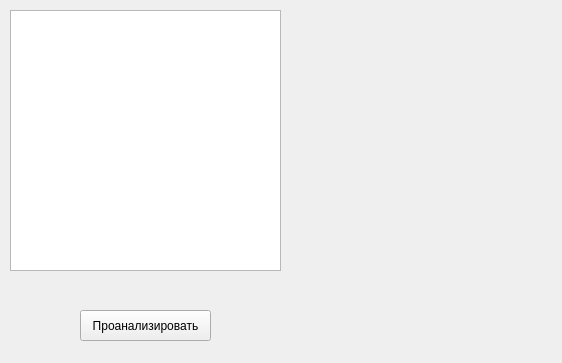
<?xml version="1.0" encoding="UTF-8"?>
<ui version="4.0">
 <class>MainWindow</class>
 <widget class="QMainWindow" name="MainWindow">
  <property name="geometry">
   <rect>
    <x>0</x>
    <y>0</y>
    <width>562</width>
    <height>363</height>
   </rect>
  </property>
  <property name="windowTitle">
   <string>Анализ кода</string>
  </property>
  <widget class="QWidget" name="centralWidget">
   <widget class="QPlainTextEdit" name="plainTextEdit">
    <property name="geometry">
     <rect>
      <x>10</x>
      <y>10</y>
      <width>271</width>
      <height>261</height>
     </rect>
    </property>
   </widget>
   <widget class="QPushButton" name="analyseButton">
    <property name="geometry">
     <rect>
      <x>80</x>
      <y>310</y>
      <width>131</width>
      <height>31</height>
     </rect>
    </property>
    <property name="text">
     <string>Проанализировать</string>
    </property>
   </widget>
   <widget class="QLabel" name="labelSLOC">
    <property name="geometry">
     <rect>
      <x>290</x>
      <y>10</y>
      <width>201</width>
      <height>16</height>
     </rect>
    </property>
    <property name="text">
     <string/>
    </property>
   </widget>
   <widget class="QLabel" name="labelEL">
    <property name="geometry">
     <rect>
      <x>290</x>
      <y>40</y>
      <width>201</width>
      <height>16</height>
     </rect>
    </property>
    <property name="text">
     <string/>
    </property>
   </widget>
   <widget class="QLabel" name="labelComments">
    <property name="geometry">
     <rect>
      <x>290</x>
      <y>70</y>
      <width>201</width>
      <height>16</height>
     </rect>
    </property>
    <property name="text">
     <string/>
    </property>
   </widget>
   <widget class="QLabel" name="labelOnlyCode">
    <property name="geometry">
     <rect>
      <x>290</x>
      <y>100</y>
      <width>201</width>
      <height>16</height>
     </rect>
    </property>
    <property name="text">
     <string/>
    </property>
   </widget>
   <widget class="QLabel" name="labelOperators">
    <property name="geometry">
     <rect>
      <x>290</x>
      <y>130</y>
      <width>201</width>
      <height>16</height>
     </rect>
    </property>
    <property name="text">
     <string/>
    </property>
   </widget>
   <widget class="QLabel" name="labelOperands">
    <property name="geometry">
     <rect>
      <x>290</x>
      <y>160</y>
      <width>201</width>
      <height>16</height>
     </rect>
    </property>
    <property name="text">
     <string/>
    </property>
   </widget>
   <widget class="QLabel" name="labelTOpertators">
    <property name="geometry">
     <rect>
      <x>290</x>
      <y>190</y>
      <width>201</width>
      <height>16</height>
     </rect>
    </property>
    <property name="text">
     <string/>
    </property>
   </widget>
   <widget class="QLabel" name="labelTotalOperands">
    <property name="geometry">
     <rect>
      <x>290</x>
      <y>220</y>
      <width>201</width>
      <height>16</height>
     </rect>
    </property>
    <property name="text">
     <string/>
    </property>
   </widget>
   <widget class="QLabel" name="labelLengthVoc">
    <property name="geometry">
     <rect>
      <x>290</x>
      <y>250</y>
      <width>201</width>
      <height>16</height>
     </rect>
    </property>
    <property name="text">
     <string/>
    </property>
   </widget>
   <widget class="QLabel" name="labelLength">
    <property name="geometry">
     <rect>
      <x>290</x>
      <y>280</y>
      <width>201</width>
      <height>16</height>
     </rect>
    </property>
    <property name="text">
     <string/>
    </property>
   </widget>
   <widget class="QLabel" name="labelCyclomatic">
    <property name="geometry">
     <rect>
      <x>290</x>
      <y>310</y>
      <width>201</width>
      <height>16</height>
     </rect>
    </property>
    <property name="text">
     <string/>
    </property>
   </widget>
   <widget class="QLabel" name="labelCI">
    <property name="geometry">
     <rect>
      <x>290</x>
      <y>340</y>
      <width>201</width>
      <height>16</height>
     </rect>
    </property>
    <property name="text">
     <string/>
    </property>
   </widget>
  </widget>
 </widget>
 <layoutdefault spacing="6" margin="11"/>
 <resources/>
 <connections/>
</ui>
